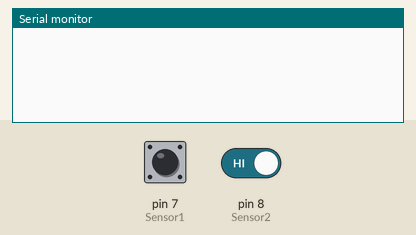
Recording of a sketch running on a simulated Arduino Uno, built with avr-gcc and run on an emulated ATmega328P. Parts: the last lines printed to the serial monitor. Inputs (shaded band) come from the test bench; at power-on: pin 7 (Sensor1) HIGH, pin 8 (Sensor2) HIGH.

Above: at 1.2 s.
1.3 s: pin 7 (Sensor1) driven LOW and pin 8 (Sensor2) driven LOW
At 2.5 s:
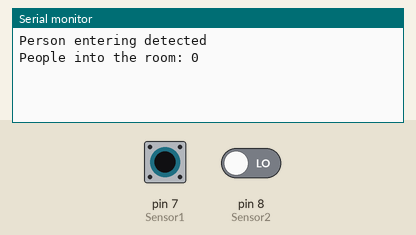
3.0 s: pin 7 (Sensor1) pulsed HIGH 2 times (0.12 s each, 0.3 s apart)
At 4.7 s:
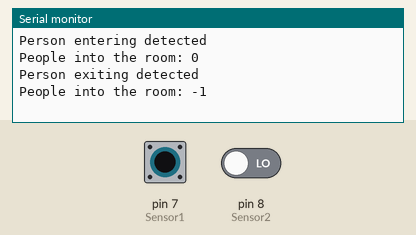

The sketch:

IR_Counter.ino
```cpp
int Sensor1=7;
int Sensor2=8;
boolean S1active = true;
boolean S2active = true;
int i=1;
int count=-1;
void setup() {
Serial.begin(9600);
pinMode(Sensor1, INPUT);
pinMode(Sensor2, INPUT);
}

void loop() {

  if (!digitalRead(Sensor1) && i==1 && S1active){
     delay(100);
     i++;
     S1active = false;
  }

   if (!digitalRead(Sensor2) && i==2 &&   S2active){
     Serial.println("Person entering detected");
    // outsideIr=true;
     delay(100);
     i = 1 ;
     count++;
     Serial.print("People into the room: ");
     Serial.println(count);
     S2active = false;
  }

   if (!digitalRead(Sensor2) && i==1 && S2active ){
    // outsideIr=true;
     delay(100);
     i = 2 ;
     S2active = false;
  }

  if (!digitalRead(Sensor1) && i==2 && S1active ){
     Serial.println("Person exiting detected");
    // outsideIr=true;
     delay(100);
     count--;
       Serial.print("People into the room: ");
       Serial.println(count);
     i = 1;
     S1active = false;
  }

    if (digitalRead(Sensor1)){
     S1active = true;
    }

     if (digitalRead(Sensor2)){
     S2active = true;
    }

}
```

Measured:
- after the input at 1.3 s, the serial monitor: prints a new line after 0.10 s (image 1)
- after the input at 3.0 s, the serial monitor: prints a new line after 0.42 s (image 2)
